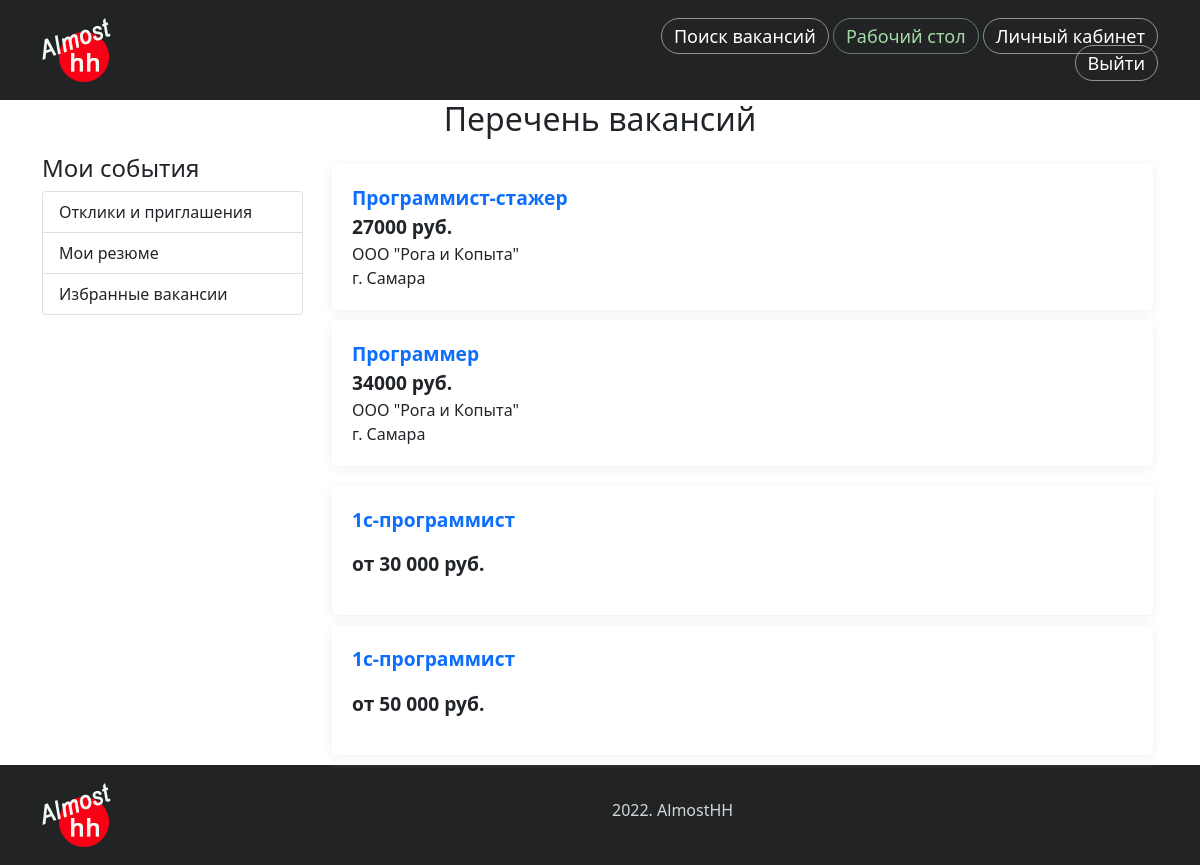
Screenshot of /portal/ (signed in) with the database file from the repository.
### portal/models.py (models this page shows, shortened)
class Vacancy(models.Model):
    STATUS_CHOICES = (
        ('draft', 'Черновик'),
        ('send', 'Отправлено'),
        ('published', 'Опубликовано'),
        ('rework', 'На доработку'),
    )
    title = models.CharField(max_length=100, verbose_name='Наименование')
    slug = models.SlugField(max_length=100, verbose_name='Слаг')
    salary = models.CharField(max_length=150, verbose_name='Зарплата')
    company = models.ForeignKey(CompanyCard, on_delete=models.CASCADE,
                                verbose_name='Компания',
                                related_name='vacancies')
    description = models.TextField(verbose_name='Описание вакансии')
    address = models.CharField(max_length=200, verbose_name='Адрес вакансии')
    publish = models.DateTimeField(default=timezone.now)
    created = models.DateTimeField(auto_now_add=True)
    updated = models.DateTimeField(auto_now=True)
    comment = models.TextField(verbose_name='Комментарий', blank=True)
    status = models.CharField(max_length=15, choices=STATUS_CHOICES,
                              default='draft',
                              verbose_name='Статус')

class CompanyCard(models.Model):
    STATUS_CHOICES = (
        ('draft', 'Черновик'),
        ('send', 'Отправлено'),
        ('published', 'Опубликовано'),
        ('rework', 'На доработку'),
    )
    title = models.CharField(max_length=100, verbose_name='Наименование',
                             unique=True)
    slug = models.SlugField(max_length=100, unique=True, verbose_name='Слаг',
                            blank=True, null=True)
    description = models.TextField(max_length=700, verbose_name='Описание',
                                   blank=True)
    logo = models.ImageField(upload_to=f'companies/{slug}/', blank=True,
                             verbose_name='Лого')
    user = models.OneToOneField(User, on_delete=models.CASCADE,
                                verbose_name='Регистратор')
    contact = models.TextField(max_length=200, verbose_name='Контакты')
    publish = models.DateTimeField(default=timezone.now)
    created = models.DateTimeField(auto_now_add=True)
    updated = models.DateTimeField(auto_now=True)
    status = models.CharField(max_length=15, choices=STATUS_CHOICES,
                              default='draft',
                              verbose_name='Статус')

class Resume(models.Model):
    STATUS_CHOICES = (
        ('draft', 'Черновик'),
        ('send', 'Отправлено'),
        ('published', 'Опубликовано'),
        ('rework', 'На доработку'),
    )
    title = models.CharField(max_length=100,
                             verbose_name='Наименование вакансии')
    slug = models.SlugField(max_length=100, verbose_name='Слаг')
    salary = models.CharField(max_length=150, verbose_name='Зарплата')
    user = models.ForeignKey(User, on_delete=models.CASCADE,
                             verbose_name='Пользователь',
                             related_name='resumes')
    employment = models.CharField(max_length=150, verbose_name='Занятость')
    schedule = models.CharField(max_length=150, verbose_name='График работы')
    about_me = models.TextField(verbose_name='Обо мне')
    education = models.TextField(verbose_name='Образование')
    language = models.CharField(max_length=200, verbose_name='Знание языков')
    citizenship = models.CharField(max_length=50, verbose_name='Гражданство')
    publish = models.DateTimeField(default=timezone.now)
    created = models.DateTimeField(auto_now_add=True)
    updated = models.DateTimeField(auto_now=True)
    comment = models.TextField(verbose_name='Комментарий', blank=True)
    status = models.CharField(max_length=15, choices=STATUS_CHOICES,
                              default='draft',
                              verbose_name='Статус')

### portal/views.py (the view)
# urls.py: path('', views.dashboard, name='dashboard'),
@login_required()
def dashboard(request):
    vacancies = Vacancy.objects.all().filter(status='published')
    resumes = Resume.objects.all().filter(status='published')
    return render(request, 'portal/account/dashboard.html',
                  {'section': 'dashboard', 'vacancies': vacancies,
                   'resumes': resumes})

### portal/templates/portal/account/dashboard.html (shortened to what this page needs)
{% extends "news/base.html" %}
{% block content %}
<div class="container">
    <div class="row">
        <div class="col">
            {% if perms.portal.add_resume %}
            <h1 class="text-center mb-3">Перечень вакансий</h1>
            {% else %}
            <h1 class="text-center mb-3">Перечень резюме</h1>
            {% endif %}
        </div>
    </div>
    <div class="row">
        <div class="col-3">
            <div class="left-menu">
                    {% include 'portal/account/includes/dashboard_menu.html' %}
            </div>
        </div>
        <div class="col-9">
            <div class="row">
                {% if perms.portal.add_resume %}
                {% if vacancies %}
                <div class="vacancies">
                    {% for vac in vacancies %}
                    <div class="vac-item">
                        <p class="item_title"><a href="{% url 'portal:vacancy_detail' vac.id %}">{{ vac.title }}</a></p>
                        <p class="item_salary">{{ vac.salary }}</p>
                        <p class="item_comp_title">{{ vac.company.title }}</p>
                        <p class="item_comp_title">{{ vac.address }}</p>
                    </div>
                    {% endfor %}
                </div>
                {% endif %}
                {% endif %}
                {% if perms.portal.add_vacancy %}
                {% if resumes %}
                <div class="resumes">
                    {% for res in resumes %}
                    <div class="res-item">
                        <p class="item_title"><a href="{% url 'portal:resume_detail' res.id %}">{{ res.title }}</a></p>
                        <p class="item_salary">{{ res.salary }}</p>
                    </div>
                    {% endfor %}
                </div>
                {% endif %}
                {% endif %}
            </div>
        </div>
    </div>
</div>
{% endblock %}

### news/static/news/css/news.css (style rules this page uses)
h1 { font-size: 2.0rem; }
.vac-item, .res-item { margin: 10px 5px; padding: 20px; border: 0; border-radius: 4px; box-shadow: 0 2px 12px #edeff0; }
.vac-item > p { margin-bottom: 0; }
.item_salary, .item_title > a { font-size: 1.2rem; font-weight: 700; }
.item_title > a { text-decoration: none; }

### rows the page displays
Vacancy: title "Программист-стажер", salary "27000 руб.", company "ООО \"Рога и Копыта\"", address "г. Самара"
Vacancy: title "Программер", salary "34000 руб.", company "ООО \"Рога и Копыта\"", address "г. Самара"
Resume: title "1с-программист", salary "от 30 000 руб."
Resume: title "1с-программист", salary "от 50 000 руб."
